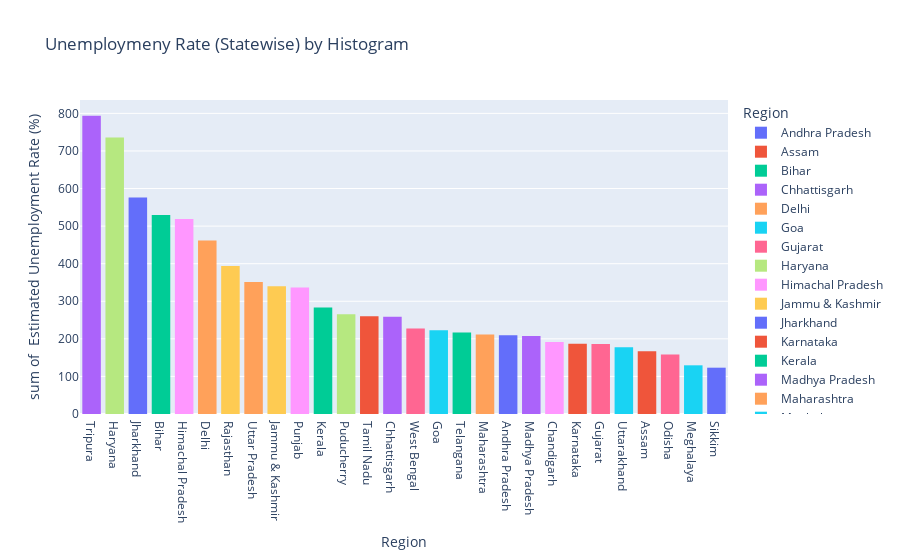

Notebook cell for this chart:
### Markdown cell above
## Aanalyzing Data By Histogram

### Code cell
fg = px.histogram(df,x='Region',y=' Estimated Unemployment Rate (%)',color='Region',
                  title='Unemploymeny Rate (Statewise) by Histogram',template='plotly')
fg.update_layout(xaxis={'categoryorder':'total descending'})
fg.show()

### Figure 1 — Plotly figure (JSON) as saved in the notebook; plotly's stock layout.template omitted (floating-point values rounded to 4 significant figures)
{"data": [{"alignmentgroup": "True", "bingroup": "x", "histfunc": "sum", "hovertemplate": "Region=%{x}<br>sum of  Estimated Unemployment Rate (%)=%{y}<extra></extra>", "legendgroup": "Andhra Pradesh", "marker": {"color": "#636efa", "pattern": {"shape": ""}}, "name": "Andhra Pradesh", "offsetgroup": "Andhra Pradesh", "orientation": "v", "showlegend": true, "type": "histogram", "x": ["Andhra Pradesh", "Andhra Pradesh", "Andhra Pradesh", "Andhra Pradesh", "Andhra Pradesh", "Andhra Pradesh", "Andhra Pradesh", "Andhra Pradesh", "Andhra Pradesh", "Andhra Pradesh", "Andhra Pradesh", "Andhra Pradesh", "Andhra Pradesh", "Andhra Pradesh", "Andhra Pradesh", "Andhra Pradesh", "Andhra Pradesh", "Andhra Pradesh", "Andhra Pradesh", "Andhra Pradesh", "Andhra Pradesh", "Andhra Pradesh", "Andhra Pradesh", "Andhra Pradesh", "Andhra Pradesh", "Andhra Pradesh", "Andhra Pradesh", "Andhra Pradesh"], "xaxis": "x", "y": [3.65, 3.05, 3.75, 3.32, 5.17, 3.52, 4.12, 4.38, 4.84, 5.91, 4.06, 16.29, 14.46, 0.85, 6.09, 3.8, 5.64, 4.61, 6.01, 4.7, 7.54, 7.88, 7.11, 5.66, 9.88, 32.3, 24.91, 5.86], "yaxis": "y"}, {"alignmentgroup": "True", "bingroup": "x", "histfunc": "sum", "hovertemplate": "Region=%{x}<br>sum of  Estimated Unemployment Rate (%)=%{y}<extra></extra>", "legendgroup": "Assam", "marker": {"color": "#EF553B", "pattern": {"shape": ""}}, "name": "Assam", "offsetgroup": "Assam", "orientation": "v", "showlegend": true, "type": "histogram", "x": ["Assam", "Assam", "Assam", "Assam", "Assam", "Assam", "Assam", "Assam", "Assam", "Assam", "Assam", "Assam", "Assam", "Assam", "Assam", "Assam", "Assam", "Assam", "Assam", "Assam", "Assam", "Assam", "Assam", "Assam", "Assam", "Assam"], "xaxis": "x", "y": [4.29, 5.08, 4.26, 5.79, 4.46, 4.65, 4.66, 4.29, 3.26, 3.77, 9.38, 0, 7.87, 9.89, 3.21, 10.39, 9.26, 11.17, 6.31, 5.02, 7.24, 9.98, 10.34, 8.37, 10.77, 3.42], "yaxis": "y"}, {"alignmentgroup": "True", "bingroup": "x", "histfunc": "sum", "hovertemplate": "Region=%{x}<br>sum of  Estimated Unemployment Rate (%)=%{y}<extra></extra>", "legendgroup": "Bihar", "marker": {"color": "#00cc96", "pattern": {"shape": ""}}, "name": "Bihar", "offsetgroup": "Bihar", "orientation": "v", "showlegend": true, "type": "histogram", "x": ["Bihar", "Bihar", "Bihar", "Bihar", "Bihar", "Bihar", "Bihar", "Bihar", "Bihar", "Bihar", "Bihar", "Bihar", "Bihar", "Bihar", "Bihar", "Bihar", "Bihar", "Bihar", "Bihar", "Bihar", "Bihar", "Bihar", "Bihar", "Bihar", "Bihar", "Bihar", "Bihar", "Bihar"], "xaxis": "x", "y": [9.27, 10.2, 13.44, 11, 8.87, 12.47, 12.4, 10.16, 9.13, 9.61, 15.39, 45.09, 47.26, 20.49, 19.9, 13.29, 16.41, 17.66, 20.46, 14.06, 17.62, 14.91, 20.69, 15.11, 15.73, 58.77, 37.87, 12.45], "yaxis": "y"}, {"alignmentgroup": "True", "bingroup": "x", "histfunc": "sum", "hovertemplate": "Region=%{x}<br>sum of  Estimated Unemployment Rate (%)=%{y}<extra></extra>", "legendgroup": "Chhattisgarh", "marker": {"color": "#ab63fa", "pattern": {"shape": ""}}, "name": "Chhattisgarh", "offsetgroup": "Chhattisgarh", "orientation": "v", "showlegend": true, "type": "histogram", "x": ["Chhattisgarh", "Chhattisgarh", "Chhattisgarh", "Chhattisgarh", "Chhattisgarh", "Chhattisgarh", "Chhattisgarh", "Chhattisgarh", "Chhattisgarh", "Chhattisgarh", "Chhattisgarh", "Chhattisgarh", "Chhattisgarh", "Chhattisgarh", "Chhattisgarh", "Chhattisgarh", "Chhattisgarh", "Chhattisgarh", "Chhattisgarh", "Chhattisgarh", "Chhattisgarh", "Chhattisgarh", "Chhattisgarh", "Chhattisgarh", "Chhattisgarh", "Chhattisgarh", "Chhattisgarh", "Chhattisgarh"], "xaxis": "x", "y": [9.82, 6.76, 4.54, 4.64, 8.33, 6.96, 2.77, 6.11, 9.89, 7.89, 7.31, 0, 7.64, 10.14, 9.77, 11.77, 8.17, 6.29, 9.46, 10.27, 8.32, 3.57, 9.01, 9.79, 8.21, 20.13, 24.1, 27.07], "yaxis": "y"}, {"alignmentgroup": "True", "bingroup": "x", "histfunc": "sum", "hovertemplate": "Region=%{x}<br>sum of  Estimated Unemployment Rate (%)=%{y}<extra></extra>", "legendgroup": "Delhi", "marker": {"color": "#FFA15A", "pattern": {"shape": ""}}, "name": "Delhi", "offsetgroup": "Delhi", "orientation": "v", "showlegend": true, "type": "histogram", "x": ["Delhi", "Delhi", "Delhi", "Delhi", "Delhi", "Delhi", "Delhi", "Delhi", "Delhi", "Delhi", "Delhi", "Delhi", "Delhi", "Delhi", "Delhi", "Delhi", "Delhi", "Delhi", "Delhi", "Delhi", "Delhi", "Delhi", "Delhi", "Delhi", "Delhi", "Delhi", "Delhi", "Delhi"], "xaxis": "x", "y": [12.56, 9.33, 11.07, 17.18, 12.5, 15.84, 11.11, 16.97, 13.48, 13.81, 15.18, 20.69, 22.76, 21.14, 12.31, 12.76, 14.68, 13.52, 20.59, 12.41, 16.11, 11.07, 22.45, 14.86, 17.09, 16.51, 45.78, 18.11], "yaxis": "y"}, {"alignmentgroup": "True", "bingroup": "x", "histfunc": "sum", "hovertemplate": "Region=%{x}<br>sum of  Estimated Unemployment Rate (%)=%{y}<extra></extra>", "legendgroup": "Goa", "marker": {"color": "#19d3f3", "pattern": {"shape": ""}}, "name": "Goa", "offsetgroup": "Goa", "orientation": "v", "showlegend": true, "type": "histogram", "x": ["Goa", "Goa", "Goa", "Goa", "Goa", "Goa", "Goa", "Goa", "Goa", "Goa", "Goa", "Goa", "Goa", "Goa", "Goa", "Goa", "Goa", "Goa", "Goa", "Goa", "Goa", "Goa", "Goa", "Goa"], "xaxis": "x", "y": [2.91, 5.45, 10.98, 1.98, 3.61, 7.21, 23.71, 3.54, 5.38, 0, 15.91, 20, 2.75, 13.33, 12.28, 4.9, 3.16, 12.31, 25.2, 16.22, 10.92, 4.31, 4.76, 11.76], "yaxis": "y"}, {"alignmentgroup": "True", "bingroup": "x", "histfunc": "sum", "hovertemplate": "Region=%{x}<br>sum of  Estimated Unemployment Rate (%)=%{y}<extra></extra>", "legendgroup": "Gujarat", "marker": {"color": "#FF6692", "pattern": {"shape": ""}}, "name": "Gujarat", "offsetgroup": "Gujarat", "orientation": "v", "showlegend": true, "type": "histogram", "x": ["Gujarat", "Gujarat", "Gujarat", "Gujarat", "Gujarat", "Gujarat", "Gujarat", "Gujarat", "Gujarat", "Gujarat", "Gujarat", "Gujarat", "Gujarat", "Gujarat", "Gujarat", "Gujarat", "Gujarat", "Gujarat", "Gujarat", "Gujarat", "Gujarat", "Gujarat", "Gujarat", "Gujarat", "Gujarat", "Gujarat", "Gujarat", "Gujarat"], "xaxis": "x", "y": [2.88, 4.77, 4.58, 3.7, 6.29, 4.91, 4.68, 3.46, 5.35, 6.64, 7.59, 12, 14.58, 1.41, 4.09, 6.31, 5.15, 4.2, 5.96, 5.45, 7.53, 5.71, 5.82, 6.04, 5.39, 25.94, 11.62, 4.54], "yaxis": "y"}, {"alignmentgroup": "True", "bingroup": "x", "histfunc": "sum", "hovertemplate": "Region=%{x}<br>sum of  Estimated Unemployment Rate (%)=%{y}<extra></extra>", "legendgroup": "Haryana", "marker": {"color": "#B6E880", "pattern": {"shape": ""}}, "name": "Haryana", "offsetgroup": "Haryana", "orientation": "v", "showlegend": true, "type": "histogram", "x": ["Haryana", "Haryana", "Haryana", "Haryana", "Haryana", "Haryana", "Haryana", "Haryana", "Haryana", "Haryana", "Haryana", "Haryana", "Haryana", "Haryana", "Haryana", "Haryana", "Haryana", "Haryana", "Haryana", "Haryana", "Haryana", "Haryana", "Haryana", "Haryana", "Haryana", "Haryana", "Haryana", "Haryana"], "xaxis": "x", "y": [14.54, 23.08, 16.22, 30.94, 16.36, 24.17, 16.59, 29.56, 16.21, 27.19, 23.92, 41.61, 34.22, 35.57, 24.67, 20.42, 25.45, 24.19, 26.84, 21.04, 27.06, 23.65, 27.24, 23.29, 27.14, 46.89, 38.46, 29.41], "yaxis": "y"}, {"alignmentgroup": "True", "bingroup": "x", "histfunc": "sum", "hovertemplate": "Region=%{x}<br>sum of  Estimated Unemployment Rate (%)=%{y}<extra></extra>", "legendgroup": "Himachal Pradesh", "marker": {"color": "#FF97FF", "pattern": {"shape": ""}}, "name": "Himachal Pradesh", "offsetgroup": "Himachal Pradesh", "orientation": "v", "showlegend": true, "type": "histogram", "x": ["Himachal Pradesh", "Himachal Pradesh", "Himachal Pradesh", "Himachal Pradesh", "Himachal Pradesh", "Himachal Pradesh", "Himachal Pradesh", "Himachal Pradesh", "Himachal Pradesh", "Himachal Pradesh", "Himachal Pradesh", "Himachal Pradesh", "Himachal Pradesh", "Himachal Pradesh", "Himachal Pradesh", "Himachal Pradesh", "Himachal Pradesh", "Himachal Pradesh", "Himachal Pradesh", "Himachal Pradesh", "Himachal Pradesh", "Himachal Pradesh", "Himachal Pradesh", "Himachal Pradesh", "Himachal Pradesh", "Himachal Pradesh", "Himachal Pradesh", "Himachal Pradesh"], "xaxis": "x", "y": [13.68, 11.43, 20.59, 18.56, 15.98, 15.81, 22.86, 19.46, 16.67, 15.42, 17.71, 2.13, 25.64, 1.12, 10.88, 21.43, 21.51, 24.48, 12, 23.77, 27.27, 25.32, 18.15, 27.31, 26.44, 2.7, 50, 10.81], "yaxis": "y"}, {"alignmentgroup": "True", "bingroup": "x", "histfunc": "sum", "hovertemplate": "Region=%{x}<br>sum of  Estimated Unemployment Rate (%)=%{y}<extra></extra>", "legendgroup": "Jammu & Kashmir", "marker": {"color": "#FECB52", "pattern": {"shape": ""}}, "name": "Jammu & Kashmir", "offsetgroup": "Jammu & Kashmir", "orientation": "v", "showlegend": true, "type": "histogram", "x": ["Jammu & Kashmir", "Jammu & Kashmir", "Jammu & Kashmir", "Jammu & Kashmir", "Jammu & Kashmir", "Jammu & Kashmir", "Jammu & Kashmir", "Jammu & Kashmir", "Jammu & Kashmir", "Jammu & Kashmir", "Jammu & Kashmir", "Jammu & Kashmir", "Jammu & Kashmir", "Jammu & Kashmir", "Jammu & Kashmir", "Jammu & Kashmir", "Jammu & Kashmir", "Jammu & Kashmir", "Jammu & Kashmir", "Jammu & Kashmir", "Jammu & Kashmir"], "xaxis": "x", "y": [12.78, 12.09, 13.67, 11.32, 19.27, 14.73, 22.19, 21.23, 16, 2.22, 18.97, 23.04, 19.88, 21.55, 24.06, 14.29, 7.02, 18.54, 19.86, 14.29, 12.96], "yaxis": "y"}, {"alignmentgroup": "True", "bingroup": "x", "histfunc": "sum", "hovertemplate": "Region=%{x}<br>sum of  Estimated Unemployment Rate (%)=%{y}<extra></extra>", "legendgroup": "Jharkhand", "marker": {"color": "#636efa", "pattern": {"shape": ""}}, "name": "Jharkhand", "offsetgroup": "Jharkhand", "orientation": "v", "showlegend": true, "type": "histogram", "x": ["Jharkhand", "Jharkhand", "Jharkhand", "Jharkhand", "Jharkhand", "Jharkhand", "Jharkhand", "Jharkhand", "Jharkhand", "Jharkhand", "Jharkhand", "Jharkhand", "Jharkhand", "Jharkhand", "Jharkhand", "Jharkhand", "Jharkhand", "Jharkhand", "Jharkhand", "Jharkhand", "Jharkhand", "Jharkhand", "Jharkhand", "Jharkhand", "Jharkhand", "Jharkhand", "Jharkhand", "Jharkhand"], "xaxis": "x", "y": [7.11, 8.46, 9.98, 12.06, 7.12, 6.57, 8.07, 15.15, 6.16, 9.06, 5.01, 41.72, 55.1, 21.53, 17.23, 20.51, 15.67, 20.25, 21.16, 19.05, 17.34, 22.01, 22.96, 19.67, 16.4, 61.48, 70.17, 19.38], "yaxis": "y"}, {"alignmentgroup": "True", "bingroup": "x", "histfunc": "sum", "hovertemplate": "Region=%{x}<br>sum of  Estimated Unemployment Rate (%)=%{y}<extra></extra>", "legendgroup": "Karnataka", "marker": {"color": "#EF553B", "pattern": {"shape": ""}}, "name": "Karnataka", "offsetgroup": "Karnataka", "orientation": "v", "showlegend": true, "type": "histogram", "x": ["Karnataka", "Karnataka", "Karnataka", "Karnataka", "Karnataka", "Karnataka", "Karnataka", "Karnataka", "Karnataka", "Karnataka", "Karnataka", "Karnataka", "Karnataka", "Karnataka", "Karnataka", "Karnataka", "Karnataka", "Karnataka", "Karnataka", "Karnataka", "Karnataka", "Karnataka", "Karnataka", "Karnataka", "Karnataka", "Karnataka", "Karnataka", "Karnataka"], "xaxis": "x", "y": [5.46, 5.98, 0.52, 0.37, 3.2, 7.13, 1.19, 0.41, 2.57, 4.11, 2.39, 33.17, 23.72, 10.92, 6.56, 5, 2.29, 1.27, 3.57, 3.87, 3.44, 1.56, 3.31, 2.88, 4.92, 25.12, 15.88, 6.12], "yaxis": "y"}, {"alignmentgroup": "True", "bingroup": "x", "histfunc": "sum", "hovertemplate": "Region=%{x}<br>sum of  Estimated Unemployment Rate (%)=%{y}<extra></extra>", "legendgroup": "Kerala", "marker": {"color": "#00cc96", "pattern": {"shape": ""}}, "name": "Kerala", "offsetgroup": "Kerala", "orientation": "v", "showlegend": true, "type": "histogram", "x": ["Kerala", "Kerala", "Kerala", "Kerala", "Kerala", "Kerala", "Kerala", "Kerala", "Kerala", "Kerala", "Kerala", "Kerala", "Kerala", "Kerala", "Kerala", "Kerala", "Kerala", "Kerala", "Kerala", "Kerala", "Kerala", "Kerala", "Kerala", "Kerala", "Kerala", "Kerala", "Kerala", "Kerala"], "xaxis": "x", "y": [6.63, 9, 4.95, 10.32, 5.35, 9.14, 5, 10.77, 4.11, 8.91, 8.85, 10.71, 23.38, 27.66, 6.11, 6.67, 7.58, 7.69, 5.52, 5.35, 6.71, 7.31, 6.65, 6.08, 9.14, 21.43, 30.28, 12.17], "yaxis": "y"}, {"alignmentgroup": "True", "bingroup": "x", "histfunc": "sum", "hovertemplate": "Region=%{x}<br>sum of  Estimated Unemployment Rate (%)=%{y}<extra></extra>", "legendgroup": "Madhya Pradesh", "marker": {"color": "#ab63fa", "pattern": {"shape": ""}}, "name": "Madhya Pradesh", "offsetgroup": "Madhya Pradesh", "orientation": "v", "showlegend": true, "type": "histogram", "x": ["Madhya Pradesh", "Madhya Pradesh", "Madhya Pradesh", "Madhya Pradesh", "Madhya Pradesh", "Madhya Pradesh", "Madhya Pradesh", "Madhya Pradesh", "Madhya Pradesh", "Madhya Pradesh", "Madhya Pradesh", "Madhya Pradesh", "Madhya Pradesh", "Madhya Pradesh", "Madhya Pradesh", "Madhya Pradesh", "Madhya Pradesh", "Madhya Pradesh", "Madhya Pradesh", "Madhya Pradesh", "Madhya Pradesh", "Madhya Pradesh", "Madhya Pradesh", "Madhya Pradesh", "Madhya Pradesh", "Madhya Pradesh", "Madhya Pradesh", "Madhya Pradesh"], "xaxis": "x", "y": [3.63, 4.25, 3.92, 4.94, 3.08, 2.98, 2.72, 2.94, 3.66, 4.42, 1.19, 12.5, 22.46, 6.46, 3.91, 6.38, 7.38, 6.82, 7, 4.4, 6.06, 6.2, 5.17, 4.96, 4.8, 11.94, 40.49, 12.72], "yaxis": "y"}, {"alignmentgroup": "True", "bingroup": "x", "histfunc": "sum", "hovertemplate": "Region=%{x}<br>sum of  Estimated Unemployment Rate (%)=%{y}<extra></extra>", "legendgroup": "Maharashtra", "marker": {"color": "#FFA15A", "pattern": {"shape": ""}}, "name": "Maharashtra", "offsetgroup": "Maharashtra", "orientation": "v", "showlegend": true, "type": "histogram", "x": ["Maharashtra", "Maharashtra", "Maharashtra", "Maharashtra", "Maharashtra", "Maharashtra", "Maharashtra", "Maharashtra", "Maharashtra", "Maharashtra", "Maharashtra", "Maharashtra", "Maharashtra", "Maharashtra", "Maharashtra", "Maharashtra", "Maharashtra", "Maharashtra", "Maharashtra", "Maharashtra", "Maharashtra", "Maharashtra", "Maharashtra", "Maharashtra", "Maharashtra", "Maharashtra", "Maharashtra", "Maharashtra"], "xaxis": "x", "y": [3.67, 4.34, 3.66, 3.76, 4.4, 3.81, 3.68, 3.03, 3.8, 4.24, 5.38, 25.28, 16.89, 9.4, 6.08, 6.46, 6.35, 7.57, 7.6, 7.51, 7.6, 7.83, 6.67, 5.34, 6.34, 14.99, 15.92, 10.01], "yaxis": "y"}, {"alignmentgroup": "True", "bingroup": "x", "histfunc": "sum", "hovertemplate": "Region=%{x}<br>sum of  Estimated Unemployment Rate (%)=%{y}<extra></extra>", "legendgroup": "Meghalaya", "marker": {"color": "#19d3f3", "pattern": {"shape": ""}}, "name": "Meghalaya", "offsetgroup": "Meghalaya", "orientation": "v", "showlegend": true, "type": "histogram", "x": ["Meghalaya", "Meghalaya", "Meghalaya", "Meghalaya", "Meghalaya", "Meghalaya", "Meghalaya", "Meghalaya", "Meghalaya", "Meghalaya", "Meghalaya", "Meghalaya", "Meghalaya", "Meghalaya", "Meghalaya", "Meghalaya", "Meghalaya", "Meghalaya", "Meghalaya", "Meghalaya", "Meghalaya", "Meghalaya", "Meghalaya", "Meghalaya", "Meghalaya", "Meghalaya", "Meghalaya"], "xaxis": "x", "y": [3.16, 4.23, 1.03, 0.52, 0.24, 3.7, 1.5, 1.8, 0.97, 2.76, 1.28, 8.38, 3.73, 1.35, 8.4, 8.66, 4.43, 5.8, 5.3, 7.2, 3.02, 5.21, 4.76, 7.37, 2.8, 17.39, 14.58], "yaxis": "y"}, {"alignmentgroup": "True", "bingroup": "x", "histfunc": "sum", "hovertemplate": "Region=%{x}<br>sum of  Estimated Unemployment Rate (%)=%{y}<extra></extra>", "legendgroup": "Odisha", "marker": {"color": "#FF6692", "pattern": {"shape": ""}}, "name": "Odisha", "offsetgroup": "Odisha", "orientation": "v", "showlegend": true, "type": "histogram", "x": ["Odisha", "Odisha", "Odisha", "Odisha", "Odisha", "Odisha", "Odisha", "Odisha", "Odisha", "Odisha", "Odisha", "Odisha", "Odisha", "Odisha", "Odisha", "Odisha", "Odisha", "Odisha", "Odisha", "Odisha", "Odisha", "Odisha", "Odisha", "Odisha", "Odisha", "Odisha", "Odisha", "Odisha"], "xaxis": "x", "y": [4.17, 4.71, 3.31, 3.68, 4.31, 4.28, 4.72, 4.67, 1.81, 3.31, 15.09, 24.48, 9.45, 4.59, 2.95, 2.63, 1.78, 3.5, 3.78, 4.5, 2.23, 3.36, 2.28, 2.19, 3.96, 20.5, 10, 2.18], "yaxis": "y"}, {"alignmentgroup": "True", "bingroup": "x", "histfunc": "sum", "hovertemplate": "Region=%{x}<br>sum of  Estimated Unemployment Rate (%)=%{y}<extra></extra>", "legendgroup": "Puducherry", "marker": {"color": "#B6E880", "pattern": {"shape": ""}}, "name": "Puducherry", "offsetgroup": "Puducherry", "orientation": "v", "showlegend": true, "type": "histogram", "x": ["Puducherry", "Puducherry", "Puducherry", "Puducherry", "Puducherry", "Puducherry", "Puducherry", "Puducherry", "Puducherry", "Puducherry", "Puducherry", "Puducherry", "Puducherry", "Puducherry", "Puducherry", "Puducherry", "Puducherry", "Puducherry", "Puducherry", "Puducherry", "Puducherry", "Puducherry", "Puducherry", "Puducherry", "Puducherry", "Puducherry"], "xaxis": "x", "y": [0, 0, 0, 4.85, 0, 1.18, 0, 1.99, 0.58, 1.74, 2.31, 74.51, 1.25, 0, 0, 8.95, 1.22, 1.17, 1.37, 5.21, 0.57, 1.78, 0.62, 76.74, 75, 4.55], "yaxis": "y"}, {"alignmentgroup": "True", "bingroup": "x", "histfunc": "sum", "hovertemplate": "Region=%{x}<br>sum of  Estimated Unemployment Rate (%)=%{y}<extra></extra>", "legendgroup": "Punjab", "marker": {"color": "#FF97FF", "pattern": {"shape": ""}}, "name": "Punjab", "offsetgroup": "Punjab", "orientation": "v", "showlegend": true, "type": "histogram", "x": ["Punjab", "Punjab", "Punjab", "Punjab", "Punjab", "Punjab", "Punjab", "Punjab", "Punjab", "Punjab", "Punjab", "Punjab", "Punjab", "Punjab", "Punjab", "Punjab", "Punjab", "Punjab", "Punjab", "Punjab", "Punjab", "Punjab", "Punjab", "Punjab", "Punjab", "Punjab", "Punjab", "Punjab"], "xaxis": "x", "y": [9.17, 12.21, 9.64, 6.69, 8.59, 12.56, 7.07, 6.13, 9.69, 10.41, 10.51, 3.69, 40.59, 20, 13.49, 13.17, 11.61, 11.99, 15.69, 13.75, 10.39, 11.97, 13.68, 11.99, 9.97, 1.13, 20.54, 10.55], "yaxis": "y"}, {"alignmentgroup": "True", "bingroup": "x", "histfunc": "sum", "hovertemplate": "Region=%{x}<br>sum of  Estimated Unemployment Rate (%)=%{y}<extra></extra>", "legendgroup": "Rajasthan", "marker": {"color": "#FECB52", "pattern": {"shape": ""}}, "name": "Rajasthan", "offsetgroup": "Rajasthan", "orientation": "v", "showlegend": true, "type": "histogram", "x": ["Rajasthan", "Rajasthan", "Rajasthan", "Rajasthan", "Rajasthan", "Rajasthan", "Rajasthan", "Rajasthan", "Rajasthan", "Rajasthan", "Rajasthan", "Rajasthan", "Rajasthan", "Rajasthan", "Rajasthan", "Rajasthan", "Rajasthan", "Rajasthan", "Rajasthan", "Rajasthan", "Rajasthan", "Rajasthan", "Rajasthan", "Rajasthan", "Rajasthan", "Rajasthan", "Rajasthan", "Rajasthan"], "xaxis": "x", "y": [4.03, 13.7, 9.7, 12.5, 5.45, 14.66, 10.47, 13.96, 8, 14.48, 9.47, 12.25, 10.45, 13.86, 13.62, 14.36, 11.67, 14.71, 12.63, 13.02, 14.3, 18.04, 18.82, 17.02, 18.54, 35.53, 25.35, 13.04], "yaxis": "y"}, {"alignmentgroup": "True", "bingroup": "x", "histfunc": "sum", "hovertemplate": "Region=%{x}<br>sum of  Estimated Unemployment Rate (%)=%{y}<extra></extra>", "legendgroup": "Sikkim", "marker": {"color": "#636efa", "pattern": {"shape": ""}}, "name": "Sikkim", "offsetgroup": "Sikkim", "orientation": "v", "showlegend": true, "type": "histogram", "x": ["Sikkim", "Sikkim", "Sikkim", "Sikkim", "Sikkim", "Sikkim", "Sikkim", "Sikkim", "Sikkim", "Sikkim", "Sikkim", "Sikkim", "Sikkim", "Sikkim", "Sikkim", "Sikkim", "Sikkim"], "xaxis": "x", "y": [5.48, 13.11, 1, 0, 5.81, 8.2, 7.76, 2.56, 4.82, 4.81, 9.68, 4.04, 7.37, 20.45, 5.77, 19.75, 2.63], "yaxis": "y"}, {"alignmentgroup": "True", "bingroup": "x", "histfunc": "sum", "hovertemplate": "Region=%{x}<br>sum of  Estimated Unemployment Rate (%)=%{y}<extra></extra>", "legendgroup": "Tamil Nadu", "marker": {"color": "#EF553B", "pattern": {"shape": ""}}, "name": "Tamil Nadu", "offsetgroup": "Tamil Nadu", "orientation": "v", "showlegend": true, "type": "histogram", "x": ["Tamil Nadu", "Tamil Nadu", "Tamil Nadu", "Tamil Nadu", "Tamil Nadu", "Tamil Nadu", "Tamil Nadu", "Tamil Nadu", "Tamil Nadu", "Tamil Nadu", "Tamil Nadu", "Tamil Nadu", "Tamil Nadu", "Tamil Nadu", "Tamil Nadu", "Tamil Nadu", "Tamil Nadu", "Tamil Nadu", "Tamil Nadu", "Tamil Nadu", "Tamil Nadu", "Tamil Nadu", "Tamil Nadu", "Tamil Nadu", "Tamil Nadu", "Tamil Nadu", "Tamil Nadu", "Tamil Nadu"], "xaxis": "x", "y": [0.97, 0.92, 6.01, 2.91, 1.71, 1.46, 2.46, 3.73, 1.18, 1.17, 6.36, 53.19, 38.73, 2.06, 0.89, 1.56, 3.18, 9.53, 1.86, 1.13, 2.65, 8.05, 2.05, 3.31, 6.46, 45.55, 25.95, 24.93], "yaxis": "y"}, {"alignmentgroup": "True", "bingroup": "x", "histfunc": "sum", "hovertemplate": "Region=%{x}<br>sum of  Estimated Unemployment Rate (%)=%{y}<extra></extra>", "legendgroup": "Telangana", "marker": {"color": "#00cc96", "pattern": {"shape": ""}}, "name": "Telangana", "offsetgroup": "Telangana", "orientation": "v", "showlegend": true, "type": "histogram", "x": ["Telangana", "Telangana", "Telangana", "Telangana", "Telangana", "Telangana", "Telangana", "Telangana", "Telangana", "Telangana", "Telangana", "Telangana", "Telangana", "Telangana", "Telangana", "Telangana", "Telangana", "Telangana", "Telangana", "Telangana", "Telangana", "Telangana", "Telangana", "Telangana", "Telangana", "Telangana", "Telangana", "Telangana"], "xaxis": "x", "y": [2.23, 5.92, 2.45, 1.4, 5.49, 7.29, 6.47, 1.35, 5.02, 9.02, 5.63, 4.51, 34.01, 19.3, 1.52, 1.43, 3.73, 4.19, 6.19, 6.74, 5.23, 4.22, 6.49, 6.74, 6.1, 10.5, 36.57, 6.92], "yaxis": "y"}, {"alignmentgroup": "True", "bingroup": "x", "histfunc": "sum", "hovertemplate": "Region=%{x}<br>sum of  Estimated Unemployment Rate (%)=%{y}<extra></extra>", "legendgroup": "Tripura", "marker": {"color": "#ab63fa", "pattern": {"shape": ""}}, "name": "Tripura", "offsetgroup": "Tripura", "orientation": "v", "showlegend": true, "type": "histogram", "x": ["Tripura", "Tripura", "Tripura", "Tripura", "Tripura", "Tripura", "Tripura", "Tripura", "Tripura", "Tripura", "Tripura", "Tripura", "Tripura", "Tripura", "Tripura", "Tripura", "Tripura", "Tripura", "Tripura", "Tripura", "Tripura", "Tripura", "Tripura", "Tripura", "Tripura", "Tripura", "Tripura", "Tripura"], "xaxis": "x", "y": [29.25, 26.64, 22.47, 25.49, 30.23, 27.54, 25.25, 26.53, 31.91, 26.22, 31.61, 43.64, 14.71, 18.84, 34.69, 25.59, 25.81, 33.45, 33.57, 26.67, 27.15, 33.48, 34.37, 33.88, 25.69, 34.88, 16.78, 27.47], "yaxis": "y"}, {"alignmentgroup": "True", "bingroup": "x", "histfunc": "sum", "hovertemplate": "Region=%{x}<br>sum of  Estimated Unemployment Rate (%)=%{y}<extra></extra>", "legendgroup": "Uttar Pradesh", "marker": {"color": "#FFA15A", "pattern": {"shape": ""}}, "name": "Uttar Pradesh", "offsetgroup": "Uttar Pradesh", "orientation": "v", "showlegend": true, "type": "histogram", "x": ["Uttar Pradesh", "Uttar Pradesh", "Uttar Pradesh", "Uttar Pradesh", "Uttar Pradesh", "Uttar Pradesh", "Uttar Pradesh", "Uttar Pradesh", "Uttar Pradesh", "Uttar Pradesh", "Uttar Pradesh", "Uttar Pradesh", "Uttar Pradesh", "Uttar Pradesh", "Uttar Pradesh", "Uttar Pradesh", "Uttar Pradesh", "Uttar Pradesh", "Uttar Pradesh", "Uttar Pradesh", "Uttar Pradesh", "Uttar Pradesh", "Uttar Pradesh", "Uttar Pradesh", "Uttar Pradesh", "Uttar Pradesh", "Uttar Pradesh", "Uttar Pradesh", "Uttar Pradesh"], "xaxis": "x", "y": [10.26, 11.13, 9.19, 11.47, 6.45, 10.18, 6.94, 8.43, 6.06, 8.12, 9.37, 19.92, 16.89, 8.51, 14.4, 11.62, 11.8, 14.73, 13.58, 10.35, 11.31, 12.37, 12.34, 11.65, 12.32, 26.94, 32.06, 13.05, null], "yaxis": "y"}, {"alignmentgroup": "True", "bingroup": "x", "histfunc": "sum", "hovertemplate": "Region=%{x}<br>sum of  Estimated Unemployment Rate (%)=%{y}<extra></extra>", "legendgroup": "Uttarakhand", "marker": {"color": "#19d3f3", "pattern": {"shape": ""}}, "name": "Uttarakhand", "offsetgroup": "Uttarakhand", "orientation": "v", "showlegend": true, "type": "histogram", "x": ["Uttarakhand", "Uttarakhand", "Uttarakhand", "Uttarakhand", "Uttarakhand", "Uttarakhand", "Uttarakhand", "Uttarakhand", "Uttarakhand", "Uttarakhand", "Uttarakhand", "Uttarakhand", "Uttarakhand", "Uttarakhand", "Uttarakhand", "Uttarakhand", "Uttarakhand", "Uttarakhand", "Uttarakhand", "Uttarakhand", "Uttarakhand", "Uttarakhand", "Uttarakhand", "Uttarakhand", "Uttarakhand", "Uttarakhand", "Uttarakhand"], "xaxis": "x", "y": [1.63, 4.65, 5.74, 6.11, 3.47, 4.83, 5.56, 4.52, 4.17, 4.85, 3.66, 3.57, 10.71, 9.17, 4.69, 6.94, 7.43, 9.62, 4.72, 6.34, 7.39, 8.92, 5.28, 8.15, 13.18, 17.36, 5.08], "yaxis": "y"}, {"alignmentgroup": "True", "bingroup": "x", "histfunc": "sum", "hovertemplate": "Region=%{x}<br>sum of  Estimated Unemployment Rate (%)=%{y}<extra></extra>", "legendgroup": "West Bengal", "marker": {"color": "#FF6692", "pattern": {"shape": ""}}, "name": "West Bengal", "offsetgroup": "West Bengal", "orientation": "v", "showlegend": true, "type": "histogram", "x": ["West Bengal", "West Bengal", "West Bengal", "West Bengal", "West Bengal", "West Bengal", "West Bengal", "West Bengal", "West Bengal", "West Bengal", "West Bengal", "West Bengal", "West Bengal", "West Bengal", "West Bengal", "West Bengal", "West Bengal", "West Bengal", "West Bengal", "West Bengal", "West Bengal", "West Bengal", "West Bengal", "West Bengal", "West Bengal", "West Bengal", "West Bengal", "West Bengal"], "xaxis": "x", "y": [6.02, 5.85, 5.62, 5.58, 5.26, 6.78, 5.83, 5.79, 6.79, 3.78, 7.02, 18.32, 18.43, 4.94, 7.25, 7.38, 7.91, 7.27, 7.79, 7.83, 6.61, 7.24, 7.27, 7.55, 6.67, 15.63, 15.22, 9.86], "yaxis": "y"}, {"alignmentgroup": "True", "bingroup": "x", "histfunc": "sum", "hovertemplate": "Region=%{x}<br>sum of  Estimated Unemployment Rate (%)=%{y}<extra></extra>", "legendgroup": "Chandigarh", "marker": {"color": "#FF97FF", "pattern": {"shape": ""}}, "name": "Chandigarh", "offsetgroup": "Chandigarh", "orientation": "v", "showlegend": true, "type": "histogram", "x": ["Chandigarh", "Chandigarh", "Chandigarh", "Chandigarh", "Chandigarh", "Chandigarh", "Chandigarh", "Chandigarh", "Chandigarh", "Chandigarh", "Chandigarh", "Chandigarh"], "xaxis": "x", "y": [18.35, 12.4, 21.8, 9.52, 20.14, 13.99, 22.05, 8.33, 20, 16.67, 21.43, 7.22], "yaxis": "y"}], "layout": {"barmode": "relative", "legend": {"title": {"text": "Region"}, "tracegroupgap": 0}, "title": {"text": "Unemploymeny Rate (Statewise) by Histogram"}, "xaxis": {"anchor": "y", "categoryarray": ["Andhra Pradesh", "Assam", "Bihar", "Chhattisgarh", "Delhi", "Goa", "Gujarat", "Haryana", "Himachal Pradesh", "Jammu & Kashmir", "Jharkhand", "Karnataka", "Kerala", "Madhya Pradesh", "Maharashtra", "Meghalaya", "Odisha", "Puducherry", "Punjab", "Rajasthan", "Sikkim", "Tamil Nadu", "Telangana", "Tripura", "Uttar Pradesh", "Uttarakhand", "West Bengal", null, "Chandigarh"], "categoryorder": "total descending", "domain": [0, 1], "title": {"text": "Region"}}, "yaxis": {"anchor": "x", "domain": [0, 1], "title": {"text": "sum of  Estimated Unemployment Rate (%)"}}}}
